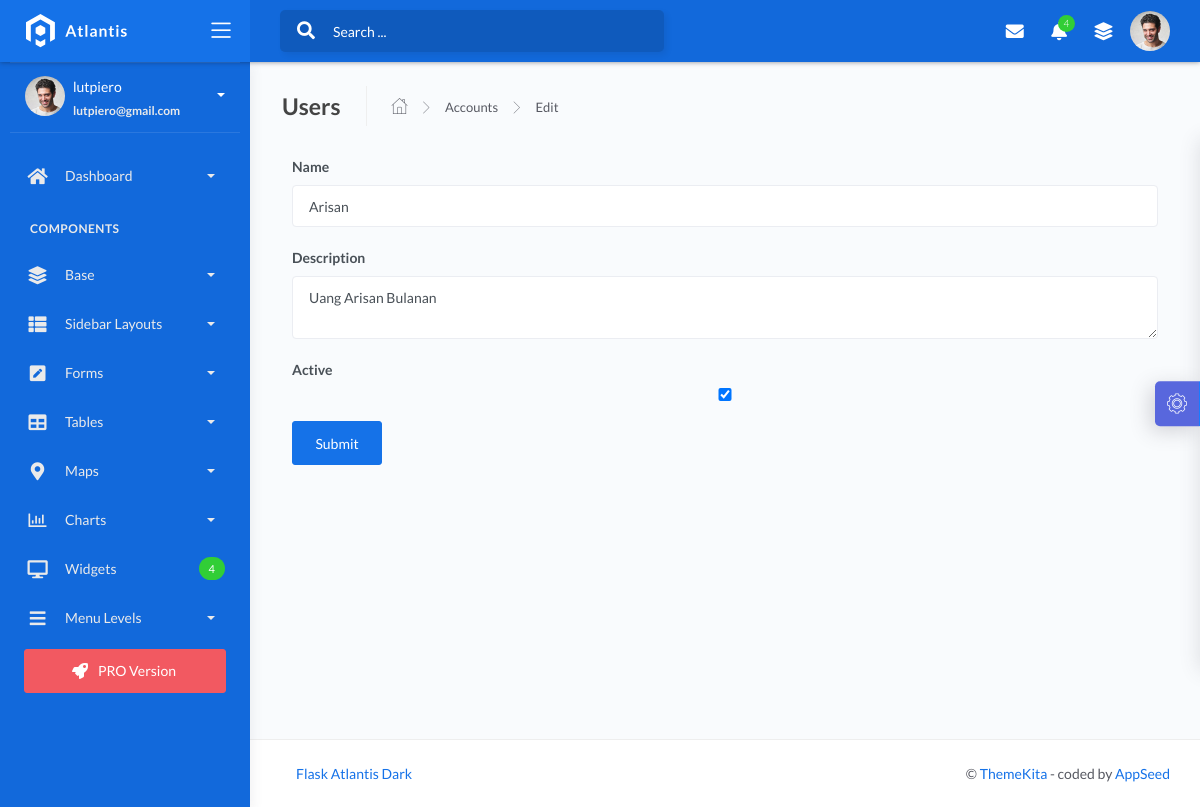
Page /accounts/1/edit (signed in) on the committed database.
### apps/authentication/models.py (models this page shows, shortened)
class Users(db.Model, UserMixin):
    __tablename__ = 'users'
    id = db.Column(db.Integer, primary_key=True)
    username = db.Column(db.String(64), unique=True)
    email = db.Column(db.String(64), unique=True)
    password = db.Column(db.LargeBinary)
    roles = db.relationship('Role', secondary='user_roles', backref=db.backref('users', lazy='dynamic'))
    def has_role(self, *role_names):
        user_roles = {role.name for role in self.roles}
        return any(role in user_roles for role in role_names)

### apps/treasurer/models.py (models this page shows, shortened)
class Account(db.Model):
    __tablename__ = 'accounts'
    id = Column(Integer, primary_key=True)
    name = Column(String(100), nullable=False)
    description = Column(Text, nullable=True)
    active = Column(Boolean, default=True, nullable=False)

### apps/account/routes.py (the view, shortened to what this page needs)
@blueprint.route('/accounts/<int:id>/edit', methods=['GET', 'POST'])
def edit_account(id):
    account = Account.query.get_or_404(id)
    form = AccountForm(obj=account)
    return render_template('accounts/edit_account.html', form=form)

### apps/account/forms.py
class AccountForm(FlaskForm):
    id = HiddenField('id')
    name = StringField('Name', validators=[DataRequired()])
    description = TextAreaField('Description')
    active = BooleanField('Active', default=True)
    submit = SubmitField('Submit')

### apps/__init__.py (called while the page is built)
def configure_database(app):
    @app.before_first_request
    def initialize_database():
        try:
            db.create_all()
        except Exception as e:
            print('> Error: DBMS Exception: ' + str(e) )
            basedir = os.path.abspath(os.path.dirname(__file__))
            app.config['SQLALCHEMY_DATABASE_URI'] = SQLALCHEMY_DATABASE_URI = 'sqlite:///' + os.path.join(basedir, 'db.sqlite3')
            print('> Fallback to SQLite ')
            db.create_all()
    @app.teardown_request
    def shutdown_session(exception=None):
        db.session.remove()

### apps/authentication/models.py (called while the page is built)
@login_manager.user_loader
def user_loader(id):
    return Users.query.filter_by(id=id).first()

### apps/templates/accounts/edit_account.html (shortened to what this page needs)
{% extends "layouts/base.html" %}
{% block content %}
<div class="content">
    <div class="page-inner">
        <div class="page-header">
            <h4 class="page-title">Users</h4>
            <ul class="breadcrumbs">
                <li class="nav-home">
                    <a href="#">
                        <i class="flaticon-home"></i>
                    </a>
                </li>
                <li class="separator">
                    <i class="flaticon-right-arrow"></i>
                </li>
                <li class="nav-item">
                    <a href="{{url_for('account.index')}}">Accounts</a>
                </li>
                <li class="separator">
                    <i class="flaticon-right-arrow"></i>
                </li>
                <li class="nav-item">
                    <a href="#">Edit</a>
                </li>
            </ul>
        </div>
        <div class="row">
            <div class="col-md-12">
                <form method="POST" action="{{ url_for('account.edit_account', id=form.id.data) }}">
                    <div class="form-group">
                        {{ form.name.label }}
                        {{ form.name(class="form-control") }}
                    </div>
                    <div class="form-group">
                        {{ form.description.label }}
                        {{ form.description(class="form-control") }}
                    </div>
                    <div class="form-group">
                        {{ form.active.label }}
                        {{ form.active(class="form-control") }}
                    </div>
                    <div class="form-group">
                        {{ form.submit(class="btn btn-primary") }}
                    </div>
                </form>
            </div>
        </div>
    </div>
</div>
{% endblock content %}

### apps/templates/includes/sidebar.html (shortened to what this page needs)
		<div class="sidebar sidebar-style-2" data-background-color="blue2">
			<div class="sidebar-wrapper scrollbar scrollbar-inner">
				<div class="sidebar-content">
				{% if current_user.is_authenticated %}
					<div class="user">
						<div class="avatar-sm float-left mr-2">
							<img src="/static/assets/img/profile.jpg" alt="..." class="avatar-img rounded-circle">
						</div>
						<div class="info">
							<a data-toggle="collapse" href="#collapseExample" aria-expanded="true">
								<span>
									{{ current_user.username }}
									<span class="user-level">
										{{ current_user.email }}
									</span>
									<span class="caret"></span>
								</span>
							</a>
						</div>
					</div>
					<ul class="nav nav-primary">
						<li class="nav-item {% if 'index' in segment %} active {% endif %}">
							<a data-toggle="collapse" href="#dashboard" class="collapsed" aria-expanded="false">
								<i class="fas fa-home"></i>
								<p>Dashboard</p>
								<span class="caret"></span>
							</a>
						</li>
						<li class="nav-section">
							<h4 class="text-section">Components</h4>
						</li>
						<li class="nav-item {% if 'ui-' in segment %} active {% endif %}">
							<a data-toggle="collapse" href="#base">
								<i class="fas fa-layer-group"></i>
								<p>Base</p>
								<span class="caret"></span>
							</a>
						</li>
						<li class="nav-item {% if 'layout' in segment %} active {% endif %}">
							<a data-toggle="collapse" href="#sidebarLayouts">
								<i class="fas fa-th-list"></i>
								<p>Sidebar Layouts</p>
								<span class="caret"></span>
							</a>
						</li>
						<li class="nav-item {% if 'form' in segment %} active {% endif %}">
							<a data-toggle="collapse" href="#forms">
								<i class="fas fa-pen-square"></i>
								<p>Forms</p>
								<span class="caret"></span>
							</a>
						</li>
						<li class="nav-item {% if 'tables' in segment %} active {% endif %}">
							<a data-toggle="collapse" href="#tables">
								<i class="fas fa-table"></i>
								<p>Tables</p>
								<span class="caret"></span>
							</a>
						</li>
						<li class="nav-item {% if 'maps' in segment %} active {% endif %}">
							<a data-toggle="collapse" href="#maps">
								<i class="fas fa-map-marker-alt"></i>
								<p>Maps</p>
								<span class="caret"></span>
							</a>
						</li>
						<li class="nav-item {% if 'charts' in segment %} active {% endif %}">
							<a data-toggle="collapse" href="#charts">
								<i class="far fa-chart-bar"></i>
								<p>Charts</p>
								<span class="caret"></span>
							</a>
						</li>
						<li class="nav-item {% if 'widgets' in segment %} active {% endif %}">
							<a href="/widgets.html">
								<i class="fas fa-desktop"></i>
								<p>Widgets</p>
								<span class="badge badge-success">4</span>
							</a>
						</li>
						<li class="nav-item">
							<a data-toggle="collapse" href="#submenu">
								<i class="fas fa-bars"></i>
								<p>Menu Levels</p>
								<span class="caret"></span>
							</a>
						</li>
						<li class="mx-4 mt-2">
                            <a target="_blank"
                               href="https://appseed.us/admin-dashboards/flask-dashboard-atlantis-dark-pro"
                               class="btn btn-danger btn-block">
                                <span class="btn-label mr-2">  </span>PRO Version</a>
						</li>
					</ul>
				{% endif %}
				</div>
			</div>
		</div>

### rows in the picture
Users: username "lutpiero", email "lutpiero@gmail.com"
Account: name "Arisan", description "Uang Arisan Bulanan", active "☑"
